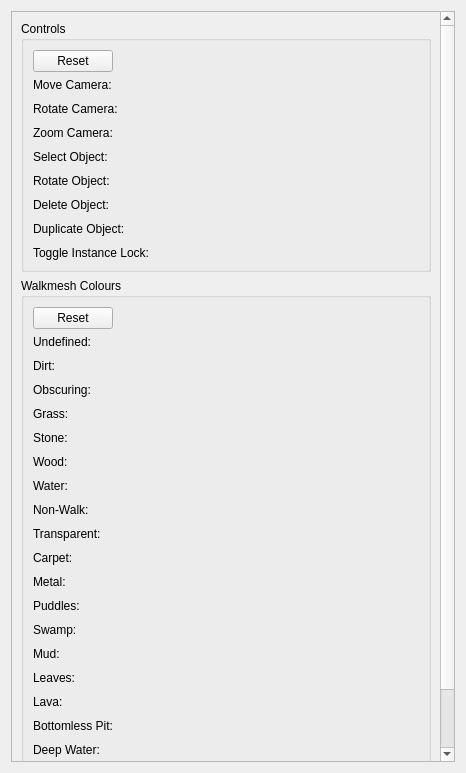
<?xml version="1.0" encoding="UTF-8"?>
<ui version="4.0">
 <class>Form</class>
 <widget class="QWidget" name="Form">
  <property name="geometry">
   <rect>
    <x>0</x>
    <y>0</y>
    <width>466</width>
    <height>773</height>
   </rect>
  </property>
  <property name="windowTitle">
   <string>Form</string>
  </property>
  <layout class="QGridLayout" name="gridLayout">
   <item row="0" column="0">
    <widget class="QScrollArea" name="scrollArea">
     <property name="widgetResizable">
      <bool>true</bool>
     </property>
     <widget class="QWidget" name="scrollAreaWidgetContents">
      <property name="geometry">
       <rect>
        <x>0</x>
        <y>0</y>
        <width>429</width>
        <height>920</height>
       </rect>
      </property>
      <layout class="QVBoxLayout" name="verticalLayout">
       <item>
        <widget class="QGroupBox" name="groupBox">
         <property name="title">
          <string>Controls</string>
         </property>
         <layout class="QVBoxLayout" name="verticalLayout_2">
          <item>
           <layout class="QHBoxLayout" name="horizontalLayout_3">
            <item>
             <widget class="QPushButton" name="controlsResetButton">
              <property name="text">
               <string>Reset</string>
              </property>
             </widget>
            </item>
            <item>
             <spacer name="horizontalSpacer_3">
              <property name="orientation">
               <enum>Qt::Horizontal</enum>
              </property>
              <property name="sizeHint" stdset="0">
               <size>
                <width>40</width>
                <height>20</height>
               </size>
              </property>
             </spacer>
            </item>
           </layout>
          </item>
          <item>
           <layout class="QFormLayout" name="formLayout">
            <property name="verticalSpacing">
             <number>10</number>
            </property>
            <item row="0" column="0">
             <widget class="QLabel" name="label">
              <property name="text">
               <string>Move Camera:</string>
              </property>
             </widget>
            </item>
            <item row="0" column="1">
             <widget class="SetBindWidget" name="moveCameraBindEdit" native="true"/>
            </item>
            <item row="1" column="0">
             <widget class="QLabel" name="label_2">
              <property name="text">
               <string>Rotate Camera:</string>
              </property>
             </widget>
            </item>
            <item row="1" column="1">
             <widget class="SetBindWidget" name="rotateCameraBindEdit" native="true"/>
            </item>
            <item row="2" column="0">
             <widget class="QLabel" name="label_3">
              <property name="text">
               <string>Zoom Camera:</string>
              </property>
             </widget>
            </item>
            <item row="2" column="1">
             <widget class="SetBindWidget" name="zoomCameraBindEdit" native="true"/>
            </item>
            <item row="3" column="0">
             <widget class="QLabel" name="label_5">
              <property name="text">
               <string>Select Object:</string>
              </property>
             </widget>
            </item>
            <item row="3" column="1">
             <widget class="SetBindWidget" name="selectUnderneathBindEdit" native="true"/>
            </item>
            <item row="4" column="0">
             <widget class="QLabel" name="label_4">
              <property name="text">
               <string>Rotate Object:</string>
              </property>
             </widget>
            </item>
            <item row="4" column="1">
             <widget class="SetBindWidget" name="rotateSelectedToPointBindEdit" native="true"/>
            </item>
            <item row="5" column="0">
             <widget class="QLabel" name="label_6">
              <property name="text">
               <string>Delete Object:</string>
              </property>
             </widget>
            </item>
            <item row="5" column="1">
             <widget class="SetBindWidget" name="deleteSelectedBindEdit" native="true"/>
            </item>
            <item row="6" column="0">
             <widget class="QLabel" name="label_7">
              <property name="text">
               <string>Duplicate Object:</string>
              </property>
             </widget>
            </item>
            <item row="6" column="1">
             <widget class="SetBindWidget" name="duplicateSelectedBindEdit" native="true"/>
            </item>
            <item row="7" column="0">
             <widget class="QLabel" name="label_8">
              <property name="text">
               <string>Toggle Instance Lock:</string>
              </property>
             </widget>
            </item>
            <item row="7" column="1">
             <widget class="SetBindWidget" name="toggleLockInstancesBindEdit" native="true"/>
            </item>
           </layout>
          </item>
         </layout>
        </widget>
       </item>
       <item>
        <widget class="QGroupBox" name="groupBox_2">
         <property name="title">
          <string>Walkmesh Colours</string>
         </property>
         <layout class="QGridLayout" name="gridLayout_2">
          <item row="1" column="0">
           <layout class="QFormLayout" name="formLayout_2">
            <property name="verticalSpacing">
             <number>10</number>
            </property>
            <item row="0" column="0">
             <widget class="QLabel" name="label_10">
              <property name="text">
               <string>Undefined:</string>
              </property>
             </widget>
            </item>
            <item row="0" column="1">
             <widget class="ColorEdit" name="undefinedMaterialColourEdit" native="true">
             </widget>
            </item>
            <item row="1" column="0">
             <widget class="QLabel" name="label_11">
              <property name="text">
               <string>Dirt:</string>
              </property>
             </widget>
            </item>
            <item row="14" column="0">
             <widget class="QLabel" name="label_12">
              <property name="text">
               <string>Leaves:</string>
              </property>
             </widget>
            </item>
            <item row="13" column="0">
             <widget class="QLabel" name="label_13">
              <property name="text">
               <string>Mud:</string>
              </property>
             </widget>
            </item>
            <item row="12" column="0">
             <widget class="QLabel" name="label_14">
              <property name="text">
               <string>Swamp:</string>
              </property>
             </widget>
            </item>
            <item row="11" column="0">
             <widget class="QLabel" name="label_15">
              <property name="text">
               <string>Puddles:</string>
              </property>
             </widget>
            </item>
            <item row="10" column="0">
             <widget class="QLabel" name="label_16">
              <property name="text">
               <string>Metal:</string>
              </property>
             </widget>
            </item>
            <item row="9" column="0">
             <widget class="QLabel" name="label_17">
              <property name="text">
               <string>Carpet:</string>
              </property>
             </widget>
            </item>
            <item row="8" column="0">
             <widget class="QLabel" name="label_18">
              <property name="text">
               <string>Transparent:</string>
              </property>
             </widget>
            </item>
            <item row="7" column="0">
             <widget class="QLabel" name="label_19">
              <property name="text">
               <string>Non-Walk:</string>
              </property>
             </widget>
            </item>
            <item row="6" column="0">
             <widget class="QLabel" name="label_20">
              <property name="text">
               <string>Water:</string>
              </property>
             </widget>
            </item>
            <item row="5" column="0">
             <widget class="QLabel" name="label_21">
              <property name="text">
               <string>Wood:</string>
              </property>
             </widget>
            </item>
            <item row="4" column="0">
             <widget class="QLabel" name="label_22">
              <property name="text">
               <string>Stone:</string>
              </property>
             </widget>
            </item>
            <item row="3" column="0">
             <widget class="QLabel" name="label_23">
              <property name="text">
               <string>Grass:</string>
              </property>
             </widget>
            </item>
            <item row="2" column="0">
             <widget class="QLabel" name="label_24">
              <property name="text">
               <string>Obscuring:</string>
              </property>
             </widget>
            </item>
            <item row="15" column="0">
             <widget class="QLabel" name="label_25">
              <property name="text">
               <string>Lava:</string>
              </property>
             </widget>
            </item>
            <item row="16" column="0">
             <widget class="QLabel" name="label_26">
              <property name="text">
               <string>Bottomless Pit:</string>
              </property>
             </widget>
            </item>
            <item row="17" column="0">
             <widget class="QLabel" name="label_27">
              <property name="text">
               <string>Deep Water:</string>
              </property>
             </widget>
            </item>
            <item row="18" column="0">
             <widget class="QLabel" name="label_28">
              <property name="text">
               <string>Door:</string>
              </property>
             </widget>
            </item>
            <item row="19" column="0">
             <widget class="QLabel" name="label_29">
              <property name="text">
               <string>Non-Walk Grass:</string>
              </property>
             </widget>
            </item>
            <item row="1" column="1">
             <widget class="ColorEdit" name="dirtMaterialColourEdit" native="true">
             </widget>
            </item>
            <item row="2" column="1">
             <widget class="ColorEdit" name="obscuringMaterialColourEdit" native="true">
             </widget>
            </item>
            <item row="3" column="1">
             <widget class="ColorEdit" name="grassMaterialColourEdit" native="true">
             </widget>
            </item>
            <item row="4" column="1">
             <widget class="ColorEdit" name="stoneMaterialColourEdit" native="true">
             </widget>
            </item>
            <item row="5" column="1">
             <widget class="ColorEdit" name="woodMaterialColourEdit" native="true">
             </widget>
            </item>
            <item row="6" column="1">
             <widget class="ColorEdit" name="waterMaterialColourEdit" native="true">
             </widget>
            </item>
            <item row="7" column="1">
             <widget class="ColorEdit" name="nonWalkMaterialColourEdit" native="true">
             </widget>
            </item>
            <item row="8" column="1">
             <widget class="ColorEdit" name="transparentMaterialColourEdit" native="true">
             </widget>
            </item>
            <item row="9" column="1">
             <widget class="ColorEdit" name="carpetMaterialColourEdit" native="true">
             </widget>
            </item>
            <item row="10" column="1">
             <widget class="ColorEdit" name="metalMaterialColourEdit" native="true">
             </widget>
            </item>
            <item row="11" column="1">
             <widget class="ColorEdit" name="puddlesMaterialColourEdit" native="true">
             </widget>
            </item>
            <item row="12" column="1">
             <widget class="ColorEdit" name="swampMaterialColourEdit" native="true">
             </widget>
            </item>
            <item row="13" column="1">
             <widget class="ColorEdit" name="mudMaterialColourEdit" native="true">
             </widget>
            </item>
            <item row="14" column="1">
             <widget class="ColorEdit" name="leavesMaterialColourEdit" native="true">
             </widget>
            </item>
            <item row="15" column="1">
             <widget class="ColorEdit" name="lavaMaterialColourEdit" native="true">
             </widget>
            </item>
            <item row="16" column="1">
             <widget class="ColorEdit" name="bottomlessPitMaterialColourEdit" native="true">
             </widget>
            </item>
            <item row="17" column="1">
             <widget class="ColorEdit" name="deepWaterMaterialColourEdit" native="true">
             </widget>
            </item>
            <item row="18" column="1">
             <widget class="ColorEdit" name="doorMaterialColourEdit" native="true">
             </widget>
            </item>
            <item row="19" column="1">
             <widget class="ColorEdit" name="nonWalkGrassMaterialColourEdit" native="true">
             </widget>
            </item>
           </layout>
          </item>
          <item row="0" column="0">
           <layout class="QHBoxLayout" name="horizontalLayout">
            <item>
             <widget class="QPushButton" name="coloursResetButton">
              <property name="text">
               <string>Reset</string>
              </property>
             </widget>
            </item>
            <item>
             <spacer name="horizontalSpacer">
              <property name="orientation">
               <enum>Qt::Horizontal</enum>
              </property>
              <property name="sizeHint" stdset="0">
               <size>
                <width>40</width>
                <height>20</height>
               </size>
              </property>
             </spacer>
            </item>
           </layout>
          </item>
         </layout>
        </widget>
       </item>
      </layout>
     </widget>
    </widget>
   </item>
  </layout>
 </widget>
 <customwidgets>
  <customwidget>
   <class>SetBindWidget</class>
   <extends>QWidget</extends>
   <header location="global">toolset.gui.widgets.set_bind</header>
   <container>1</container>
  </customwidget>
  <customwidget>
   <class>ColorEdit</class>
   <extends>QWidget</extends>
   <header location="global">toolset.gui.widgets.color_edit</header>
   <container>1</container>
  </customwidget>
 </customwidgets>
 <resources/>
 <connections/>
</ui>
